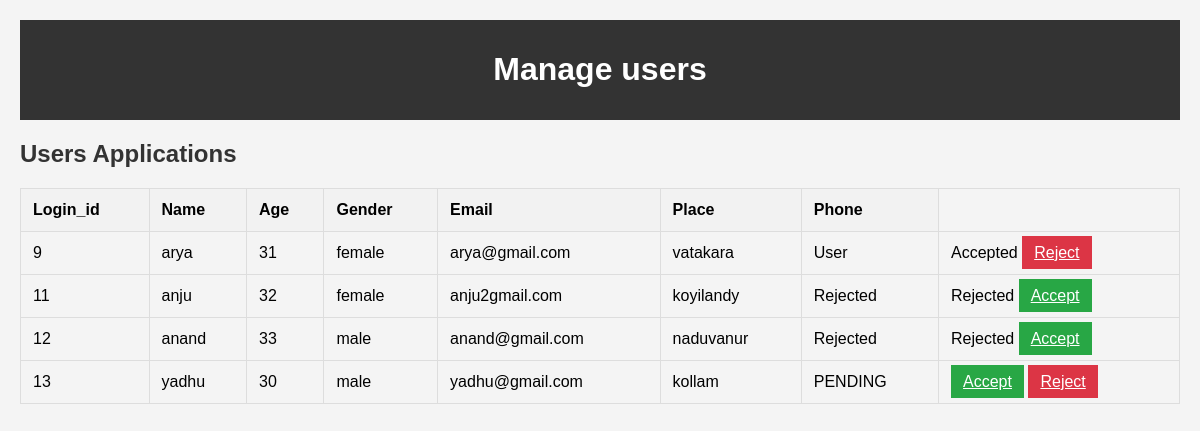
The page /admin12/manageuser on the database as committed earlier.
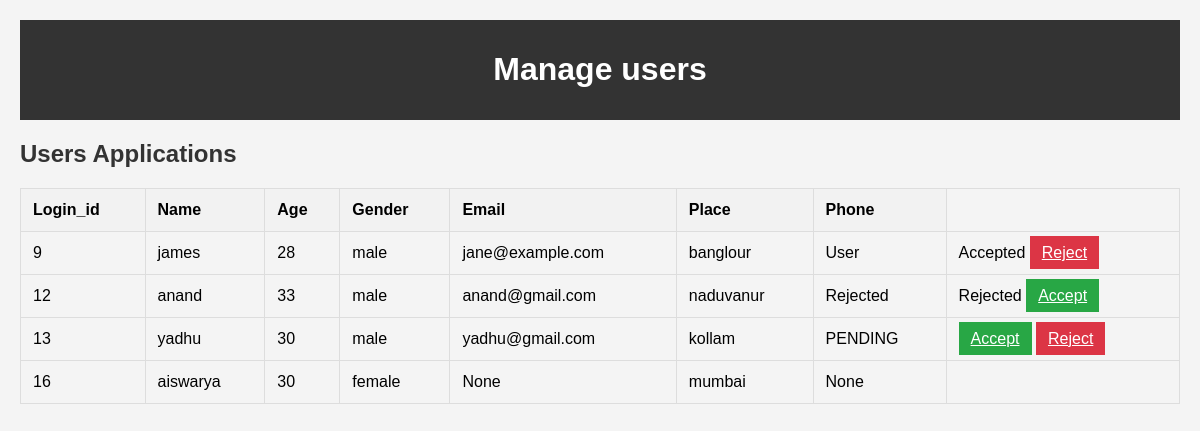
The same page on the database as committed later.
### account_app/models.py (models this page shows)
class Usertable(models.Model):
    login_id=models.OneToOneField(Logintable,on_delete=models.CASCADE,null=True,blank=True)
    name=models.CharField(max_length=35,null=True,blank=True)
    age=models.CharField(max_length=35,null=True,blank=True)
    gender=models.CharField(max_length=35,null=True,blank=True)
    email=models.CharField(max_length=40,null=True,blank=True)
    place=models.CharField(max_length=40,null=True,blank=True)
    phone=models.BigIntegerField(null=True,blank=True)
    created_at=models.DateTimeField(auto_now_add=True,null=True,blank=True)
    updated_at=models.DateTimeField(auto_now_add=True,blank=True,null=True)
    is_active=models.BooleanField(default=True,blank=True,null=True)

class Logintable(AbstractUser):
    otp=models.CharField(max_length=25,null=True,blank=True)
    user_type=models.CharField(max_length=30,null=True,choices=USERTYPE_CHOICES,default="pending")
    is_active = models.BooleanField(null=True,blank=True,default=True)
    created_at=models.DateTimeField(auto_now_add=True,null=True,blank=True)
    groups = models.ManyToManyField(
        'auth.Group',
        related_name='userprofile_set',
        blank=True,
        help_text='The groups this user belongs to.',
        verbose_name='groups',
    )
    user_permissions = models.ManyToManyField(
        'auth.Permission',
        related_name='userprofile_set',
        blank=True,
        help_text='Specific permissions for this user.',
        verbose_name='user permissions', )
    def __str__(self):    #  for displaying foreign key loginid in usertable default foreignkey username ayirikum
        return str(self.id)

### admin_app/views.py (the view)
# urls.py: path('manageuser',Manageuser.as_view(),name="manageuser1"),
class Manageuser(View):
    def get(self,request):
         value=Usertable.objects.filter(is_active=True)
         for i in value:
             print(i.name)
         return  render(request,"admintemp/manageuser.html",{'k':value})

### templates/admintemp/manageuser.html (shortened to what this page needs)
<!DOCTYPE html>
<html lang="en">
<head>
</head>
<body>
    <header>
        <h1>Manage users</h1>
    </header>
    <main>
        <h2>Users Applications</h2>
        <table>
            <thead>
                <tr>
                    <th>Login_id</th>
                    <th>Name</th>
                    <th>Age</th>
                    <th>Gender</th>
                    <th>Email</th>
                    <th>Place</th>
                    <th>Phone</th>
                </tr>
            </thead>
            <tbody>
                {% for i in k %}
                    <tr>
                        <td>{{ i.login_id }}</td>
                        <td>{{ i.name }}</td>
                        <td>{{ i.age }}</td>
                        <td>{{i.gender }}</td>
                        <td>{{i.email}} </td>
                        <td> {{i.place}}</td>
                        <td> {{i.login_id.user_type}}</td>
                        <td>
                            {% if i.login_id.user_type == "PENDING" %}
                                <a href="{% url 'acceptuser' i.login_id %}" class="btn accept">Accept</a>
                                <a href="{% url 'rejectuser' i.login_id %}" class="btn reject">Reject</a>
                            {% elif i.login_id.user_type == "User" %}
                                Accepted
                                <a href="{% url 'rejectuser' i.login_id %}" class="btn reject">Reject</a>
                            {% elif i.login_id.user_type == "Rejected" %}
                                Rejected
                                <a href="{% url 'acceptuser' i.login_id %}" class="btn accept">Accept</a>
                            {% endif %}
                        </td>
                    </tr>
                {% endfor %}
            </tbody>
        </table>
    </main>
</body>
</html>

### templates/admintemp/manageuser.html (style rules this page uses)
body { font-family: Arial, sans-serif; background-color: #f4f4f4; margin: 0; padding: 20px; }
header { background: #333; color: #fff; padding: 10px 0; text-align: center; }
h2 { color: #333; }
table { width: 100%; border-collapse: collapse; margin: 20px 0; }
table, th, td { border: 1px solid #ddd; }
th, td { padding: 12px; text-align: left; }
th { background-color: #f2f2f2; }
.btn { padding: 8px 12px; border: none; color: #fff; cursor: pointer; }
.btn.accept { background-color: #28a745; }
.btn.reject { background-color: #dc3545; }

Rows that differ between the two databases and show on the page:
removed Usertable: login_id "11", name "anju", age "32", gender "female", email "anju2gmail.com", place "koyilandy", login_id.user_type "Rejected", shows "Accept"
changed Usertable "User": name "arya" → "james"; age "31" → "28"; gender "female" → "male"; email "arya@gmail.com" → "jane@example.com"; place "vatakara" → "banglour"
added Usertable: login_id "16", name "aiswarya", age "30", gender "female", email "None", place "mumbai", login_id.user_type "None"
